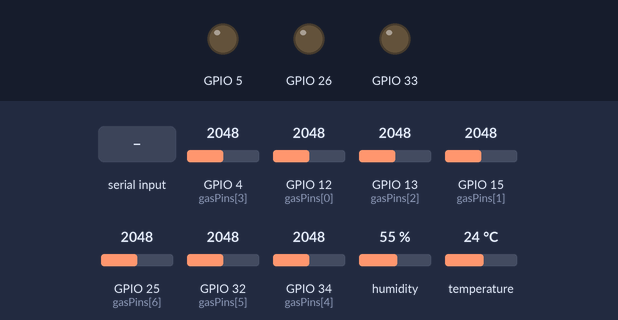
Bench run of a sketch on a simulated ESP32. Parts: output pins drawn as LEDs (lit = HIGH). The test bench sets the inputs (shaded band); at power-on: GPIO 4 (gasPins[3]) = 2048, GPIO 12 (gasPins[0]) = 2048, GPIO 13 (gasPins[2]) = 2048, GPIO 15 (gasPins[1]) = 2048, GPIO 25 (gasPins[6]) = 2048, GPIO 32 (gasPins[5]) = 2048, GPIO 34 (gasPins[4]) = 2048, humidity 55 %, temperature 24 °C. Storage starts empty; what the sketch prints to the serial monitor is not drawn.

Above: at 1.2 s.
1.3 s: "C" received over Serial
2.8 s: "A" received over Serial
At 4.2 s:
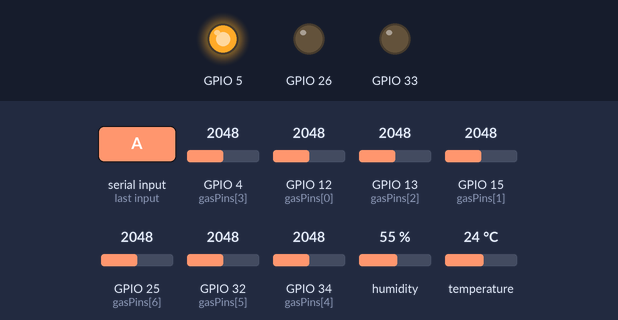
At 7.2 s:
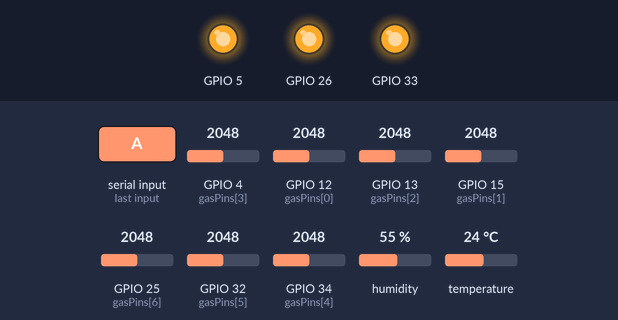
Timing chart, 0 to 8.7 s (numbered marks = the images above; inputs shaded):
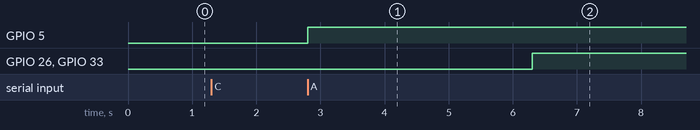

Measured:
- after the input at 2.8 s, GPIO 5: LOW → HIGH at once

The sketch:

E-nose-V1_1.ino
```cpp
#include <DHT.h>
#include <FS.h>
#include <SPIFFS.h>
#include <ArduinoJson.h>
#include "src/Relay.h"

// Pin definitions for the ESP32
#define DHTPIN 14           // Digital pin connected to the DHT sensor
#define DHTTYPE DHT11       // DHT 22 (AM2302), AM2321

// Initialize DHT sensor.
DHT dht(DHTPIN, DHTTYPE);

// Gas sensor pins
const int gasPins[] = {12, 15, 13, 4, 34, 32, 25};

// Relay instances
Relay relaySolenoid1(33);  // Auto turn off enabled
Relay relaySolenoid2(5);   // Auto turn off enabled
Relay relayPump(26);       // Auto turn off disabled

// Variables to store sensor readings
int gasValues[7];
float temperature;
float humidity;

// Timing variables
unsigned long previousMillis = 0;
const long interval = 1000;  // Interval at which to read sensors (milliseconds)
const unsigned long connectionTimeout = 5000; // Timeout for connection in milliseconds
unsigned long lastReceivedTime = 0;  // Last time data was received

// Connection flag
bool connected = false;
unsigned long itemNumber = 0; // Data item number

// Variables for alternating relay control
bool alternateRelays = false;
unsigned long relay1ToggleInterval = 0;
unsigned long relay2ToggleInterval = 0;
unsigned long nextToggleTime = 0;
bool relay1Active = true; // Track which relay is currently active
unsigned long cycleCount = 0; // Count the number of completed cycles
unsigned long totalCycles = 0; // Total number of cycles to run

// Operation status
enum OperationStatus {
  IDLE,
  RUNNING,
  COMPLETED,
  MANUAL_STOP
};
OperationStatus operationStatus = IDLE;

void loadSettings() {
  if (!SPIFFS.begin(true)) {
    Serial.println("DEBUG: An Error has occurred while mounting SPIFFS");
    return;
  }

  File file = SPIFFS.open("/config.json", "r");
  if (!file) {
    Serial.println("DEBUG: Failed to open config file, creating default config");
    saveSettings(); // Create default config file if it doesn't exist
    return;
  }

  size_t size = file.size();
  if (size > 1024) {
    Serial.println("DEBUG: Config file size is too large");
    return;
  }

  std::unique_ptr<char[]> buf(new char[size]);
  file.readBytes(buf.get(), size);
  file.close();

  StaticJsonDocument<1024> doc;
  DeserializationError error = deserializeJson(doc, buf.get());
  if (error) {
    Serial.println("DEBUG: Failed to parse config file, loading default settings");
    // Load default settings
    relaySolenoid1.setTurnOnDuration(5);
    relaySolenoid2.setTurnOnDuration(5);
    totalCycles = 10; // Default number of cycles
    saveSettings();
    return;
  }

  relaySolenoid1.setTurnOnDuration(doc["relaySolenoid1"]["duration"].as<unsigned long>());
  relaySolenoid2.setTurnOnDuration(doc["relaySolenoid2"]["duration"].as<unsigned long>());
  totalCycles = doc["cycle"].as<unsigned long>();
}

void saveSettings() {
  StaticJsonDocument<1024> doc;
  doc["relaySolenoid1"]["duration"] = relaySolenoid1.getTurnOnDuration();
  doc["relaySolenoid2"]["duration"] = relaySolenoid2.getTurnOnDuration();
  doc["cycle"] = totalCycles;

  File file = SPIFFS.open("/config.json", "w");
  if (!file) {
    if (connected) {
      Serial.println("DEBUG: Failed to open config file for writing");
    }
    return;
  }

  serializeJson(doc, file);
  file.close();
}

void sendSettings() {
  StaticJsonDocument<1024> doc;
  doc["relaySolenoid1"]["duration"] = relaySolenoid1.getTurnOnDuration();
  doc["relaySolenoid2"]["duration"] = relaySolenoid2.getTurnOnDuration();
  doc["cycle"] = totalCycles;

  String settings;
  serializeJson(doc, settings);
  Serial.println(settings);
  Serial.println("DEBUG: Settings sent");
}

void setup() {
  Serial.begin(115200);

  // Initialize gas sensor pins
  for (int i = 0; i < 7; i++) {
    pinMode(gasPins[i], INPUT);
  }

  // Initialize DHT sensor
  dht.begin();

  // Load settings from config file
  loadSettings();

  Serial.println("ESP32_DEVICE_IDENTIFIER");
}

void loop() {
  unsigned long currentMillis = millis();

  // Check if there is any data available on the serial port
  if (Serial.available() > 0) {
    char command = Serial.read();
    if (command == 'C') {
      connected = true;
      relayPump.turnOn();  // Turn on the relayPump when connected
      relaySolenoid1.turnOn();
      relaySolenoid2.turnOff();  // Ensure relaySolenoid2 is off
      lastReceivedTime = currentMillis; // Reset the last received time
      operationStatus = IDLE;
      Serial.println("DEBUG: Connected");
    } else if (command == 'K') {
      lastReceivedTime = currentMillis; // Reset the last received time for keep-alive message
    } else if (command == 'I') {
      Serial.println("ESP32_DEVICE_IDENTIFIER");
    } else if (command == 'L') {
      sendSettings();
    } else if (command == 'R') {
      itemNumber = 0; // Reset item number
    } else if (command == 'S') {
      // Handle incoming settings JSON
      String json = Serial.readString();
      StaticJsonDocument<1024> doc;
      DeserializationError error = deserializeJson(doc, json);
      if (error) {
        Serial.println("DEBUG: Failed to parse settings JSON");
      } else {
        relaySolenoid1.setTurnOnDuration(doc["relaySolenoid1"]["duration"].as<unsigned long>());
        relaySolenoid2.setTurnOnDuration(doc["relaySolenoid2"]["duration"].as<unsigned long>());
        totalCycles = doc["cycle"].as<unsigned long>();
        saveSettings(); // Save settings to config file
      }
    } else if (command == 'A') { // New command to start alternating relays
      alternateRelays = true;
      relay1ToggleInterval = relaySolenoid1.getTurnOnDuration() * 1000; // Convert seconds to milliseconds
      relay2ToggleInterval = relaySolenoid2.getTurnOnDuration() * 1000; // Convert seconds to milliseconds
      nextToggleTime = currentMillis + relay1ToggleInterval; // Initial toggle time
      relaySolenoid1.turnOn();
      relaySolenoid2.turnOff();
      relay1Active = true;
      cycleCount = 0;
      operationStatus = RUNNING;
      Serial.println("DEBUG: Alternating relays started");
    } else if (command == 'B') { // New command to stop alternating relays
      alternateRelays = false;
      relaySolenoid1.turnOn();
      relaySolenoid2.turnOff();
      operationStatus = MANUAL_STOP;
      Serial.println("DEBUG: Alternating relays stopped");
    }
  }

  // Check for connection timeout
  if (connected && (currentMillis - lastReceivedTime > connectionTimeout)) {
    connected = false;
    relayPump.turnOff();  // Turn off the relayPump if no communication within the timeout
    relaySolenoid1.turnOff();
    relaySolenoid2.turnOff();
    operationStatus = IDLE;
    Serial.println("DEBUG: Connection timed out");
  }

  // Only send data if connected
  if (connected) {
    if (currentMillis - previousMillis >= interval) {
      // Save the last time you read the sensors
      previousMillis = currentMillis;

      // Read gas sensor values
      for (int i = 0; i < 7; i++) {
        gasValues[i] = analogRead(gasPins[i]);
      }

      // Read temperature and humidity
      temperature = dht.readTemperature();
      humidity = dht.readHumidity();

      // Check for NaN values and set default to 0
      if (isnan(temperature)) {
        temperature = 0.0;
      }
      if (isnan(humidity)) {
        humidity = 0.0;
      }

      // Create JSON formatted string
      String jsonData = "{";
      jsonData += "\"itemNumber\":" + String(itemNumber++) + ",";
      jsonData += "\"gasValues\":[" + String(gasValues[0]) + "," + String(gasValues[1]) + "," + String(gasValues[2]) + "," + String(gasValues[3]) + "," + String(gasValues[4]) + "," + String(gasValues[5]) + "," + String(gasValues[6]) + "],";
      jsonData += "\"temperature\":" + String(temperature) + ",";
      jsonData += "\"humidity\":" + String(humidity) + ",";
      jsonData += "\"operationStatus\":" + String(operationStatus);
      jsonData += "}";

      // Print JSON data to Serial Monitor
      Serial.println(jsonData);
    }

    // Update relays
    relaySolenoid1.update(currentMillis);
    relaySolenoid2.update(currentMillis);
    relayPump.update(currentMillis);

    // Handle alternating relays
    if (alternateRelays) {
      if (currentMillis >= nextToggleTime) {
        if (relay1Active) {
          relaySolenoid1.turnOff();
          relaySolenoid2.turnOn();
          nextToggleTime = currentMillis + relay2ToggleInterval;
        } else {
          relaySolenoid1.turnOn();
          relaySolenoid2.turnOff();
          nextToggleTime = currentMillis + relay1ToggleInterval;
          cycleCount++;  // Increment cycle count after each complete cycle
          if (cycleCount >= totalCycles) {
            alternateRelays = false; // Stop alternating if cycle limit is reached
            relaySolenoid1.turnOn();
            relaySolenoid2.turnOff();
            operationStatus = COMPLETED;
            Serial.println("DEBUG: Alternating relays completed all cycles");
          }
        }
        relay1Active = !relay1Active; // Toggle the active relay
      }
    }
  } else {
    // Ensure the relayPump and relays are turned off if the connection is lost
    relayPump.turnOff();
    relaySolenoid1.turnOff();
    relaySolenoid2.turnOff();
  }
}
```

Relay.cpp
```cpp
// Relay.cpp

#include "Relay.h"
#include <Arduino.h>

Relay::Relay(int pin, bool autoTurnOffEnabled)
    : relayPin(pin), manualControl(false), manualOverrideTime(0), turnOnDuration(0), autoTurnOff(autoTurnOffEnabled) {
    pinMode(relayPin, OUTPUT);
    digitalWrite(relayPin, HIGH); // Ensure the relay is off at startup
}

void Relay::update(unsigned long currentMillis) {
    // Handle manual override
    if (manualControl && (currentMillis - manualOverrideTime > manualOverrideDuration)) {
        manualControl = false; // Reset manual control after 5 minutes
    }

    // Check for turn off condition based on duration
    if (autoTurnOff && manualControl && (currentMillis - turnOnTime > turnOnDuration)) {
        turnOff();
        manualControl = false;
    }
}

void Relay::turnOn() {
    manualControl = true;
    manualOverrideTime = millis(); // Record the time of manual override
    turnOnTime = millis();
    digitalWrite(relayPin, LOW);
}

void Relay::turnOff() {
    manualControl = true;
    manualOverrideTime = millis(); // Record the time of manual override
    digitalWrite(relayPin, HIGH);
}

bool Relay::isOn() const {
    return digitalRead(relayPin) == LOW; // Adjust based on relay type
}

void Relay::setTurnOnDuration(unsigned long durationInSeconds) {
    turnOnDuration = durationInSeconds * 1000; // Convert seconds to milliseconds
}

unsigned long Relay::getTurnOnDuration() const {
    return turnOnDuration / 1000; // Convert milliseconds to seconds
}
```

Relay.h
```cpp
// Relay.h

#ifndef RELAY_H
#define RELAY_H

class Relay {
private:
    int relayPin;
    bool manualControl;
    unsigned long manualOverrideTime;
    const unsigned long manualOverrideDuration = 300000; // 5 minutes in milliseconds
    unsigned long turnOnTime; // Time when the relay was turned on
    unsigned long turnOnDuration; // Duration to keep the relay on
    bool autoTurnOff; // Enable or disable auto turn off feature

public:
    Relay(int pin, bool autoTurnOffEnabled = false);
    void update(unsigned long currentMillis);
    void turnOn();
    void turnOff();
    bool isOn() const;
    void setTurnOnDuration(unsigned long durationInSeconds);
    unsigned long getTurnOnDuration() const;
};

#endif // RELAY_H
```
